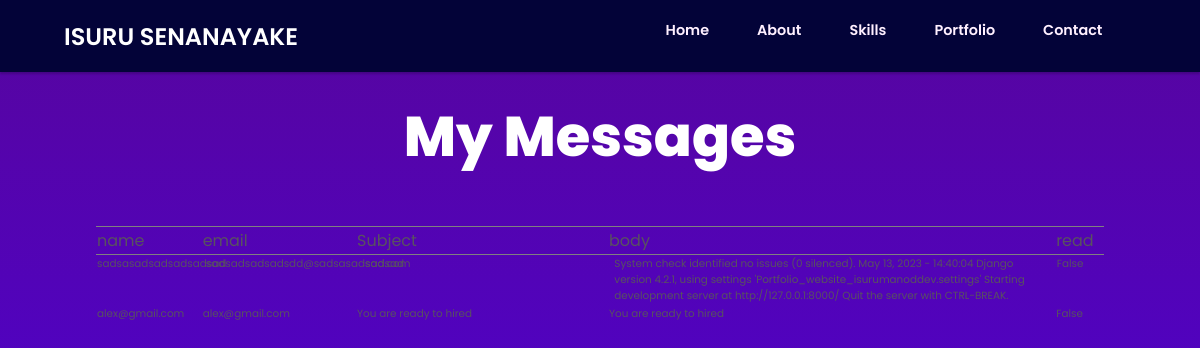
Screenshot of /inbox/ with the database file from the repository.
### portfolio/models.py (models this page shows, shortened)
class Messages(models.Model):
    name = models.CharField(max_length=200,null=True)
    email = models.EmailField(null=True,blank=True)
    subject = models.CharField(max_length=200,null=True)
    body = models.TextField(null=True)
    is_read = models.BooleanField(default=False,)
    created = models.DateTimeField(auto_now_add=True)

### portfolio/views.py (the view)
# urls.py: path('inbox/', views.inbox, name="inbox"),
def inbox(request):
    messages = Messages.objects.all()
    context = {"messages": messages}
    return render(request, "inbox.html", context)

### templates/inbox.html
{% extends "main.html" %}
{% load static %}
{% block content %}
    <section class="contact section">
        <div class="inbox-form-container">
            <h1 class="section-title">My Messages</h1>
            <table width="100%" class="inbox-table">
                <thead>
                <tr>
                    <td class="inbox-name">name</td>
                    <td class="inbox-email">email</td>
                    <td class="inbox-Subject">Subject</td>
                    <td class="inbox-body">body</td>
                    <td class="inbox-read">read</td>
                </tr>
                </thead>
                <tbody>
                {% for message in  messages %}
                    <tr class="table-row">
                    <td class="inbox-name">{{ message.name }}</td>
                    <td class="inbox-email">{{ message.email }}</td>
                    <td class="inbox-Subject">{{ message.subject }}</td>
                    <td class="inbox-body">{{ message.body }}</td>
                    <td class="inbox-read">{{ message.is_read }}</td>
                    </tr>
                {% endfor %}
                </tbody>
            </table>
        </div>
    </section>
{% endblock %}

### static/css/style.css (style rules this page uses)
:root { --header-height: 3rem; --hue-color: 270; --first-color: linear-gradient(to bottom, #57059e, #4a00e0); --first-color-second: hsl(var(--hue-color), 69%, 61%); --first-color-alt: hsl(var(--hue-color), 57%, 53%); --first-color-lighter: hsl(var(--hue-color), 92%, 85%); --title-color: hsl(var(--hue-color), 8%, 15%); --text-color: hsl(var(--hue-color), 8%, 35%); --text-color-light: hsl(var(--hue-color), 8%, 65%); --input-color: hsl(var(--hue-color), 70%, 96%); --body-color: hsl(var(--hue-color), 60%, 99%); --container-color: #fff; --scroll-bar-color: hsl(var(--hue-color), 12%, 90%); --scroll-thumb-color: hsl(var(--hue-color), 12%, 80%); --body-font: 'Poppins', sans-serif; --big-font-size: 2rem; --h1-font-size: 1.5rem; --h2-font-size: 1.25rem; --h3-font-size: 1.125rem; --normal-font-size: 1rem; --small-font-size: 0.9rem; --smaller-font-size: .85rem; background: linear-gradient(to bottom, #57059e, #4a00e0); }
* { box-sizing: border-box; }
body { margin: 0; font-family: var(--body-font); font-size: var(--normal-font-size); background: var(--body-color); color: var(--text-color); }
h1, h2, h3, h4 { color: #fff0ff; font-weight: 600; }
.section { padding: 0; }
.section-title { font-size: 3.5rem; color: #fff; font-weight: 800; text-align: center; }
.section-subtitle, .section-title { text-align: center; }
.contact { min-height: 90vh; background: linear-gradient(to bottom, #57059e, #4a00e0); }
.inbox-form-container { margin: 0 6rem 12rem; }
.inbox-table { width: 100%; border-collapse: collapse; table-layout: fixed; }
.inbox-table thead { border: 1px solid grey; border-left: none; border-right: none; }
.inbox-table tr { display: flex; height: max-content; gap: 1rem; }
.inbox-table tbody { font-size: 0.65rem; }
.inbox-table tr { display: flex; height: max-content; gap: 0.5rem; }
.inbox-name { width: 10%; }
.inbox-email { width: 15%; text-align: start; }
.inbox-read { width: 5%; }
.inbox-Subject { width: 25%; text-align: start; }
.inbox-body { width: 45%; text-align: start; }
@media screen and (min-width: 800px) { .section { padding: 48px 0 32px; } }

### rows the page displays
Messages: name "sadsasadsadsadsadsad", email "sadsadsadsadsdd@sadsasadsad.com", subject "sadsad", body "System check identified no issues (0 silenced). May 13, 2023 - 14:40:04 Django version 4.2.1, using settings 'Portfolio_website_isurumanoddev.settings' Starting development server at http://127.0.0.1:8000/ Quit the server with CTRL-BREAK.", is_read "False"
Messages: name "alex@gmail.com", email "alex@gmail.com", subject "You are ready to hired", body "You are ready to hired", is_read "False"
